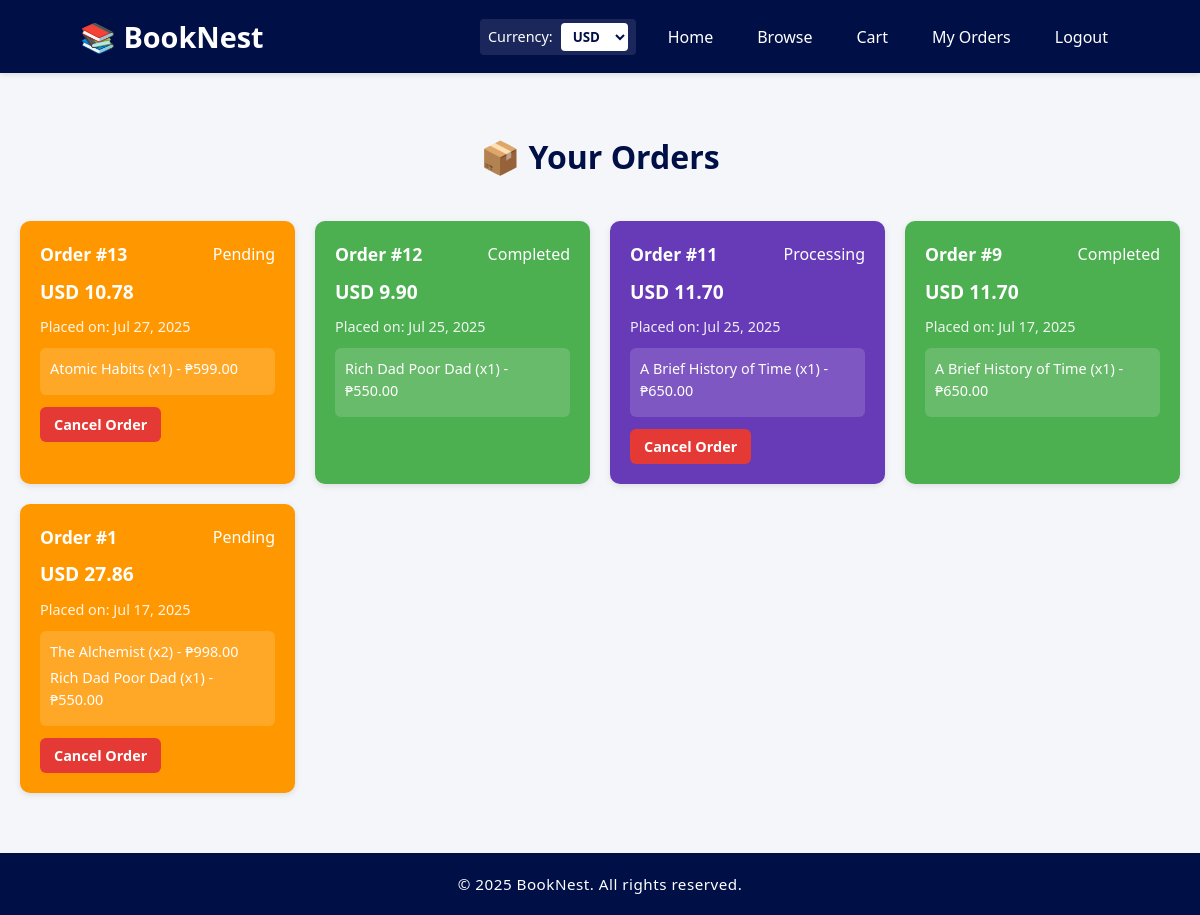
The app's page /order_history.php (signed in), older data.
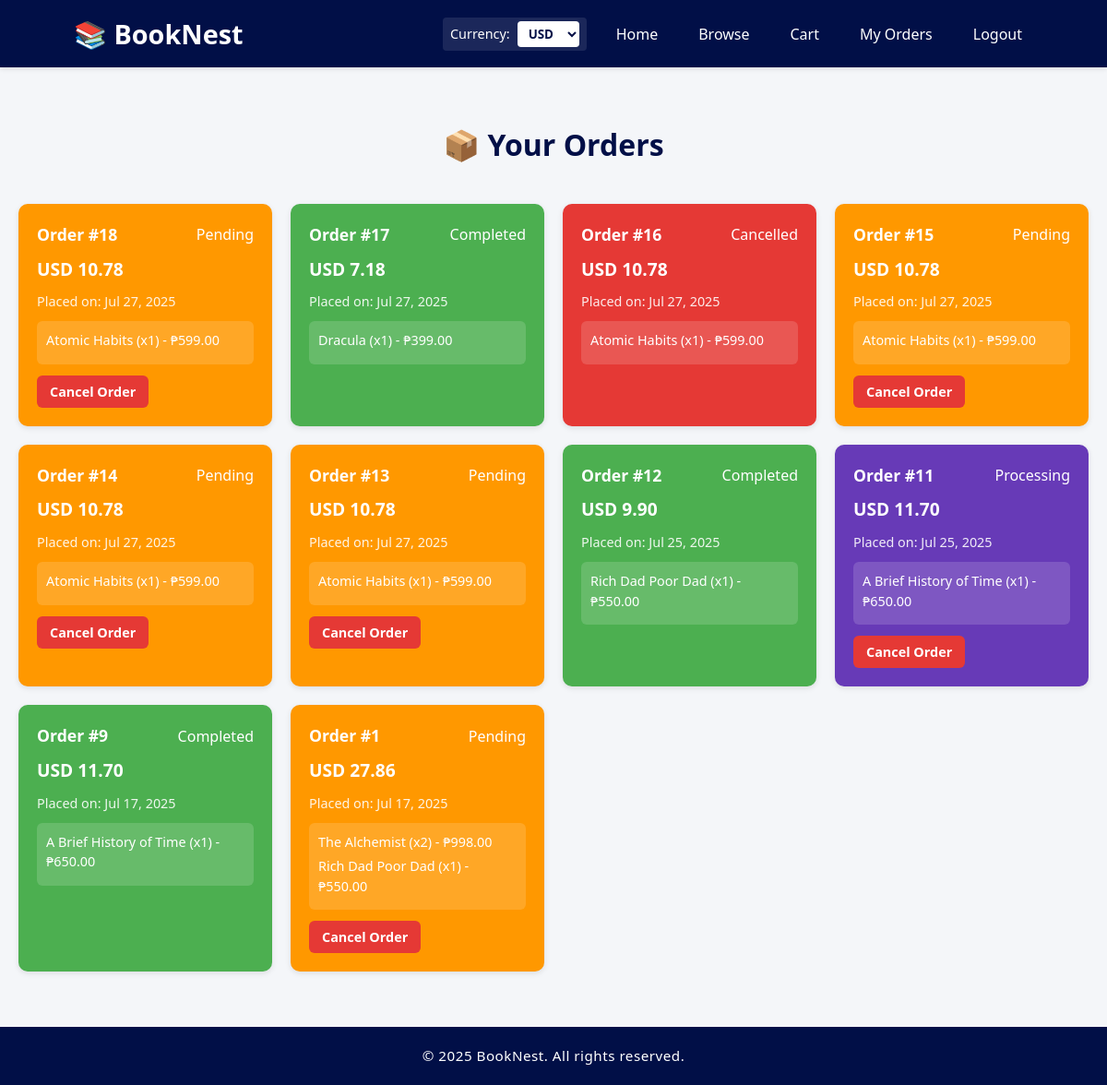
The same page, newer data.
### tables this page shows
CREATE TABLE `orders` (
  `order_id` int(11) NOT NULL,
  `user_id` int(11) DEFAULT NULL,
  `order_date` timestamp NOT NULL DEFAULT current_timestamp(),
  `status` enum('pending','processing','shipped','completed','cancelled') DEFAULT 'pending',
  `total_amount` decimal(10,2) DEFAULT 0.00
);

CREATE TABLE `order_items` (
  `item_id` int(11) NOT NULL,
  `order_id` int(11) DEFAULT NULL,
  `book_id` int(11) DEFAULT NULL,
  `quantity` int(11) DEFAULT NULL,
  `subtotal` decimal(10,2) NOT NULL
);

CREATE TABLE `books` (
  `book_id` int(11) NOT NULL,
  `title` varchar(255) NOT NULL,
  `author` varchar(255) DEFAULT NULL,
  `price` decimal(10,2) NOT NULL,
  `stock` int(11) DEFAULT 0,
  `category_id` int(11) DEFAULT NULL,
  `is_featured` tinyint(1) DEFAULT 0,
  `is_digital` tinyint(1) DEFAULT 0
);

### includes/currency_helper.php (called while the page is built)
<?php
if (!function_exists('display_price')) {
    function display_price($price) {
        global $conn;
        if (!empty($_SESSION['user_id'])) {
            $userId = $_SESSION['user_id'];
            $stmt = $conn->prepare("SELECT ConvertPrice(?, ?) AS converted");
            $stmt->bind_param("di", $price, $userId);
            $stmt->execute();
            $result = $stmt->get_result();
            $row = $result->fetch_assoc();
            $converted = $row['converted'] ?? $price;
            $codeStmt = $conn->prepare("SELECT c.currency_code
                                        FROM user_currency_preference ucp
                                        JOIN currencies c ON ucp.currency_id = c.currency_id
                                        WHERE ucp.user_id = ?");
            $codeStmt->bind_param("i", $userId);
            $codeStmt->execute();
            $codeRes = $codeStmt->get_result();
            $codeRow = $codeRes->fetch_assoc();
            $currencyCode = $codeRow['currency_code'] ?? 'PHP';
            return $currencyCode . ' ' . number_format($converted, 2);
        }
        $currencyId = $_SESSION['currency_id'] ?? 1;
        $stmt = $conn->prepare("SELECT exchange_rate, currency_code FROM currencies WHERE currency_id = ?");
        $stmt->bind_param("i", $currencyId);
        $stmt->execute();
        $result = $stmt->get_result();
        $currency = $result->fetch_assoc();
        $rate = $currency['exchange_rate'] ?? 1.0;
        $code = $currency['currency_code'] ?? 'PHP';
        $converted = $price * $rate;
        return $code . ' ' . number_format($converted, 2);
    }
}
?>

### order_history.php (the view, shortened to what this page needs)
<?php
require_once 'includes/db.php';
$page_css = '/BookNest/css/order_history.css';
include 'includes/header.php';
$user_id = $_SESSION['user_id'];
$sql = "
    SELECT o.order_id, o.order_date, o.status,
           COALESCE(SUM(b.price * oi.quantity), 0) AS total_price
    FROM orders o
    LEFT JOIN order_items oi ON o.order_id = oi.order_id
    LEFT JOIN books b ON oi.book_id = b.book_id
    WHERE o.user_id = ?
    GROUP BY o.order_id, o.order_date, o.status
    ORDER BY o.order_date DESC
";
$stmt = $conn->prepare($sql);
$stmt->bind_param("i", $user_id);
$stmt->execute();
$result = $stmt->get_result();
?>
<div class="container">
    <div class="orderhistory-container">
        <h2>📦 Your Orders</h2>
        <?php while ($row = $result->fetch_assoc()): ?>
            <div class="order-block <?php echo strtolower($row['status']); ?>">
                <div class="order-header">
                    <span class="order-id">Order #<?php echo $row['order_id']; ?></span>
                    <span class="order-status-text"><?php echo ucfirst($row['status']); ?></span>
                </div>
                <p class="order-price"><?php echo display_price($row['total_price']); ?></p>
                <small class="order-date">Placed on: <?php echo date("M d, Y", strtotime($row['order_date'])); ?></small>
                <div class="order-items">
                    <ul>
                        <?php
                        $items_stmt = $conn->prepare("
                            SELECT b.title, oi.quantity, oi.subtotal
                            FROM order_items oi
                            JOIN books b ON oi.book_id = b.book_id
                            WHERE oi.order_id = ?
                        ");
                        $items_stmt->bind_param("i", $row['order_id']);
                        $items_stmt->execute();
                        $items = $items_stmt->get_result();
                        while ($item = $items->fetch_assoc()) {
                            echo "<li>" . htmlspecialchars($item['title']) .
                                 " (x" . $item['quantity'] . ") - ₱" . number_format($item['subtotal'], 2) . "</li>";
                        }
                        ?>
                    </ul>
                </div>
                <?php if (in_array($row['status'], ['pending', 'shipped', 'processing'])): ?>
                    <form method="post" action="order_history.php" class="order-actions">
                        <?php if ($row['status'] == 'pending' || $row['status'] == 'processing'): ?>
                            <button type="submit" name="cancel_order" class="cancel-btn">Cancel Order</button>
                        <?php endif; ?>
                    </form>
                <?php endif; ?>
            </div>
        <?php endwhile; ?>
    </div>
</div>
<?php include 'includes/footer.php'; ?>

### includes/header.php (shortened to what this page needs)
<?php
require_once 'includes/db.php';
require_once __DIR__ . '/currency_helper.php';
$currencies = [];
$currencyQuery = $conn->query("SELECT currency_id, currency_code, exchange_rate FROM currencies");
if ($currencyQuery) {
    $currencies = $currencyQuery->fetch_all(MYSQLI_ASSOC);
}
$currentCurrencyId = $_SESSION['currency_id'] ?? 1;
?>
<!DOCTYPE html>
<html lang="en">
<head>
    <link rel="stylesheet" href="/BookNest/css/header.css">
    <link rel="stylesheet" href="/BookNest/css/footer.css">
    <?php if (isset($page_css)): ?>
        <link rel="stylesheet" href="<?php echo $page_css; ?>">
    <?php endif; ?>
</head>
<body>
<?php if (empty($hideLayout)): ?>
<header>
    <div class="container">
        <h1>📚 BookNest</h1>
        <form method="post" class="currency-form">
            <label for="currency_id">Currency:</label>
            <select name="currency_id" id="currency_id" onchange="this.form.submit()">
                <?php foreach ($currencies as $cur): ?>
                    <option value="<?php echo $cur['currency_id']; ?>" <?php echo ($cur['currency_id'] == $currentCurrencyId) ? 'selected' : ''; ?>>
                        <?php echo htmlspecialchars($cur['currency_code']); ?>
                    </option>
                <?php endforeach; ?>
            </select>
        </form>
        <nav>
            <ul>
                <li><a href="/BookNest/index.php">Home</a></li>
                <li><a href="/BookNest/browse.php">Browse</a></li>
                <?php if (!isset($_SESSION['role']) || $_SESSION['role'] === 'customer'): ?>
                    <li><a href="/BookNest/cart.php">Cart</a></li>
                <?php endif; ?>
                <?php if (isset($_SESSION['user_id']) && $_SESSION['role'] === 'customer'): ?>
                    <li><a href="/BookNest/order_history.php">My Orders</a></li>
                <?php endif; ?>
                <?php if (isset($_SESSION['user_id'])): ?>
                    <li><a href="/BookNest/logout.php">Logout</a></li>
                <?php else: ?>
                    <li><a href="/BookNest/login.php">Login</a></li>
                    <li><a href="/BookNest/register.php">Sign Up</a></li>
                <?php endif; ?>
            </ul>
        </nav>
    </div>
</header>
<main>
<?php endif; ?>

### includes/footer.php
</main>
<?php if (empty($hideLayout)): ?>
<footer>
  <div class="container">
    <p>&copy; 2025 BookNest. All rights reserved.</p>
  </div>
</footer>
<?php endif; ?>
</body>
</html>

### css/header.css (style rules this page uses)
* { font-family: 'Segoe UI', Tahoma, Geneva, Verdana, sans-serif; margin: 0; padding: 0; box-sizing: border-box; }
body { background-color: #f9f9f9; color: #333; line-height: 1.5; }
header { background-color: #010F47; padding: 15px 0; color: white; box-shadow: 0 2px 5px rgba(0, 0, 0, 0.1); }
header .container { width: 90%; max-width: 1200px; margin: auto; display: flex; justify-content: space-between; align-items: center; gap: 20px; flex-wrap: wrap; }
header h1 { flex: 1; font-size: 1.8rem; color: white; white-space: nowrap; }
.currency-form { display: flex; align-items: center; gap: 8px; background: rgba(255, 255, 255, 0.1); padding: 4px 8px; border-radius: 4px; }
.currency-form label { color: white; font-size: 0.9rem; white-space: nowrap; }
header .currency-form select { padding: 4px 8px !important; border-radius: 4px !important; border: none !important; background: white !important; color: #010F47 !important; font-weight: bold !important; cursor: pointer !important; margin-bottom: 0 !important; }
nav ul { list-style: none; display: flex; gap: 20px; flex-wrap: wrap; margin-left: auto; }
nav ul li a { color: white; text-decoration: none; font-weight: 500; padding: 8px 12px; border-radius: 6px; transition: background-color 0.3s ease; }

### css/footer.css (style rules this page uses)
footer { background-color: #010F47; color: white; padding: 20px 0; text-align: center; margin-top: 40px; }
footer .container { max-width: 1200px; margin: auto; padding: 0 20px; }
footer p { margin: 0; font-size: 0.95rem; letter-spacing: 0.5px; }

### css/order_history.css (style rules this page uses)
body { background-color: #f4f6f9; font-family: 'Segoe UI', Tahoma, Geneva, Verdana, sans-serif; margin: 0; padding: 0; color: #333; }
.container { max-width: 1200px; margin: 60px auto; padding: 0 20px; }
.orderhistory-container { display: grid; grid-template-columns: repeat(auto-fill, minmax(250px, 1fr)); gap: 20px; }
.orderhistory-container h2 { grid-column: 1 / -1; font-size: 2em; color: #010F47; margin-bottom: 20px; text-align: center; font-weight: bold; }
.order-block { padding: 20px; border-radius: 10px; color: white; box-shadow: 0 2px 6px rgba(0, 0, 0, 0.1); transition: transform 0.2s ease, opacity 0.3s ease; }
.order-header { display: flex; justify-content: space-between; align-items: center; margin-bottom: 10px; }
.order-id { font-weight: bold; font-size: 1.1em; }
.order-block.pending { background-color: #ff9800; }
.order-block.processing { background-color: #673ab7; }
.order-block.completed { background-color: #4caf50; }
.order-block.cancelled { background-color: #e53935; }
.order-price { font-size: 1.2em; font-weight: bold; margin: 8px 0; }
.order-date { font-size: 0.9em; opacity: 0.9; }
.order-items { margin-top: 10px; background: rgba(255, 255, 255, 0.15); padding: 10px; border-radius: 6px; }
.order-items ul { list-style: none; padding: 0; margin: 0; }
.order-items li { font-size: 0.9em; margin-bottom: 5px; }
.order-actions { margin-top: 12px; display: flex; gap: 10px; }
.cancel-btn { background-color: #e53935; color: white; border: none; padding: 8px 14px; border-radius: 6px; cursor: pointer; font-size: 0.9em; font-weight: bold; transition: background-color 0.3s ease; }

Row changes from the older to the newer data that the page shows:
added orders: order_id "18", status "Pending", total_price "USD 10.78", order_date "Jul 27, 2025", shows "Cancel Order"
added order_items: book.title "Atomic Habits", quantity "1", subtotal "599.00", shown under "18"
added orders: order_id "17", status "Completed", total_price "USD 7.18", order_date "Jul 27, 2025"
added order_items: book.title "Dracula", quantity "1", subtotal "399.00", shown under "17"
added orders: order_id "16", status "Cancelled", total_price "USD 10.78", order_date "Jul 27, 2025"
added order_items: book.title "Atomic Habits", quantity "1", subtotal "599.00", shown under "16"
added orders: order_id "15", status "Pending", total_price "USD 10.78", order_date "Jul 27, 2025", shows "Cancel Order"
added order_items: book.title "Atomic Habits", quantity "1", subtotal "599.00", shown under "15"
added orders: order_id "14", status "Pending", total_price "USD 10.78", order_date "Jul 27, 2025", shows "Cancel Order"
added order_items: book.title "Atomic Habits", quantity "1", subtotal "599.00", shown under "14"
